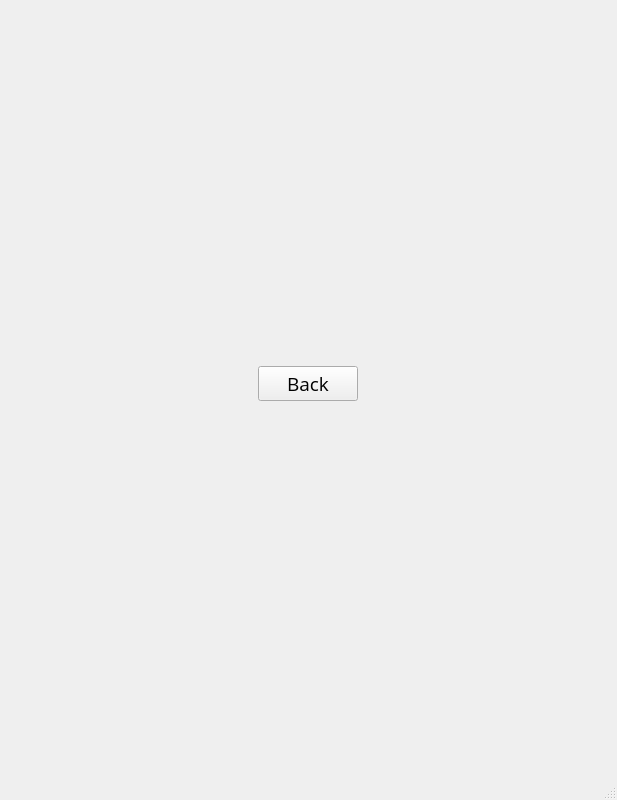
<?xml version="1.0" encoding="UTF-8"?>
<ui version="4.0">
 <class>MainWindow</class>
 <widget class="QMainWindow" name="MainWindow">
  <property name="geometry">
   <rect>
    <x>0</x>
    <y>0</y>
    <width>617</width>
    <height>800</height>
   </rect>
  </property>
  <property name="sizePolicy">
   <sizepolicy hsizetype="Preferred" vsizetype="Preferred">
    <horstretch>0</horstretch>
    <verstretch>0</verstretch>
   </sizepolicy>
  </property>
  <property name="font">
   <font>
    <family>Open Sans</family>
    <pointsize>14</pointsize>
   </font>
  </property>
  <property name="windowTitle">
   <string>Restaurant</string>
  </property>
  <property name="styleSheet">
   <string notr="true"/>
  </property>
  <widget class="QWidget" name="centralwidget">
   <property name="sizePolicy">
    <sizepolicy hsizetype="Preferred" vsizetype="Preferred">
     <horstretch>1</horstretch>
     <verstretch>0</verstretch>
    </sizepolicy>
   </property>
   <property name="styleSheet">
    <string notr="true"/>
   </property>
   <layout class="QVBoxLayout" name="verticalLayout_2">
    <item>
     <widget class="QStackedWidget" name="stackedWidget">
      <property name="sizePolicy">
       <sizepolicy hsizetype="Preferred" vsizetype="Preferred">
        <horstretch>1</horstretch>
        <verstretch>1</verstretch>
       </sizepolicy>
      </property>
      <property name="styleSheet">
       <string notr="true"/>
      </property>
      <property name="currentIndex">
       <number>1</number>
      </property>
      <widget class="QWidget" name="page_1">
       <layout class="QGridLayout" name="gridLayout_2">
        <property name="verticalSpacing">
         <number>100</number>
        </property>
        <item row="2" column="0">
         <widget class="QLabel" name="label">
          <property name="maximumSize">
           <size>
            <width>16777215</width>
            <height>100</height>
           </size>
          </property>
          <property name="font">
           <font>
            <family>Open Sans SemiBold</family>
            <pointsize>24</pointsize>
           </font>
          </property>
          <property name="text">
           <string>Enter Number of Tables</string>
          </property>
          <property name="alignment">
           <set>Qt::AlignCenter</set>
          </property>
          <property name="margin">
           <number>0</number>
          </property>
         </widget>
        </item>
        <item row="1" column="0">
         <widget class="QLabel" name="lbl_Time">
          <property name="maximumSize">
           <size>
            <width>16777215</width>
            <height>100</height>
           </size>
          </property>
          <property name="text">
           <string/>
          </property>
          <property name="alignment">
           <set>Qt::AlignCenter</set>
          </property>
         </widget>
        </item>
        <item row="7" column="0">
         <widget class="QPushButton" name="CreateTables_Button">
          <property name="minimumSize">
           <size>
            <width>150</width>
            <height>50</height>
           </size>
          </property>
          <property name="font">
           <font>
            <family>Open Sans SemiBold</family>
            <pointsize>12</pointsize>
           </font>
          </property>
          <property name="text">
           <string>Create Tables</string>
          </property>
         </widget>
        </item>
        <item row="3" column="0">
         <layout class="QHBoxLayout" name="horizontalLayout_4">
          <item>
           <widget class="QSpinBox" name="NumTables_Input">
            <property name="sizePolicy">
             <sizepolicy hsizetype="Minimum" vsizetype="Maximum">
              <horstretch>0</horstretch>
              <verstretch>0</verstretch>
             </sizepolicy>
            </property>
            <property name="maximumSize">
             <size>
              <width>100</width>
              <height>50</height>
             </size>
            </property>
            <property name="baseSize">
             <size>
              <width>0</width>
              <height>0</height>
             </size>
            </property>
            <property name="font">
             <font>
              <family>Open Sans</family>
              <pointsize>24</pointsize>
             </font>
            </property>
            <property name="minimum">
             <number>1</number>
            </property>
           </widget>
          </item>
         </layout>
        </item>
        <item row="8" column="0">
         <spacer name="verticalSpacer">
          <property name="orientation">
           <enum>Qt::Vertical</enum>
          </property>
          <property name="sizeHint" stdset="0">
           <size>
            <width>20</width>
            <height>40</height>
           </size>
          </property>
         </spacer>
        </item>
        <item row="0" column="0">
         <spacer name="verticalSpacer_2">
          <property name="orientation">
           <enum>Qt::Vertical</enum>
          </property>
          <property name="sizeHint" stdset="0">
           <size>
            <width>20</width>
            <height>40</height>
           </size>
          </property>
         </spacer>
        </item>
       </layout>
      </widget>
      <widget class="QWidget" name="page_2">
       <property name="sizePolicy">
        <sizepolicy hsizetype="Expanding" vsizetype="Preferred">
         <horstretch>1</horstretch>
         <verstretch>1</verstretch>
        </sizepolicy>
       </property>
       <property name="minimumSize">
        <size>
         <width>500</width>
         <height>500</height>
        </size>
       </property>
       <layout class="QGridLayout" name="gridLayout_3">
        <item row="1" column="0">
         <layout class="QGridLayout" name="TablesGrid">
          <property name="sizeConstraint">
           <enum>QLayout::SetNoConstraint</enum>
          </property>
         </layout>
        </item>
        <item row="0" column="0">
         <widget class="QPushButton" name="BackButton">
          <property name="sizePolicy">
           <sizepolicy hsizetype="Maximum" vsizetype="Fixed">
            <horstretch>0</horstretch>
            <verstretch>0</verstretch>
           </sizepolicy>
          </property>
          <property name="minimumSize">
           <size>
            <width>50</width>
            <height>0</height>
           </size>
          </property>
          <property name="maximumSize">
           <size>
            <width>100</width>
            <height>16777215</height>
           </size>
          </property>
          <property name="text">
           <string>Back</string>
          </property>
         </widget>
        </item>
       </layout>
      </widget>
      <widget class="QWidget" name="page_3">
       <layout class="QGridLayout" name="gridLayout_4">
        <property name="horizontalSpacing">
         <number>0</number>
        </property>
        <property name="verticalSpacing">
         <number>20</number>
        </property>
        <item row="0" column="1">
         <widget class="QPushButton" name="BackButton_2">
          <property name="maximumSize">
           <size>
            <width>100</width>
            <height>16777215</height>
           </size>
          </property>
          <property name="text">
           <string>Back</string>
          </property>
         </widget>
        </item>
        <item row="13" column="1" rowspan="2" colspan="4">
         <layout class="QHBoxLayout" name="horizontalLayout">
          <property name="leftMargin">
           <number>20</number>
          </property>
          <property name="rightMargin">
           <number>20</number>
          </property>
          <item>
           <widget class="QPushButton" name="AddItemButton">
            <property name="text">
             <string>Add Item</string>
            </property>
           </widget>
          </item>
          <item>
           <widget class="QPushButton" name="RemoveItemButton">
            <property name="text">
             <string>Remove Item</string>
            </property>
           </widget>
          </item>
         </layout>
        </item>
        <item row="5" column="4">
         <widget class="QLabel" name="SubTotalLabelValue">
          <property name="minimumSize">
           <size>
            <width>100</width>
            <height>0</height>
           </size>
          </property>
          <property name="maximumSize">
           <size>
            <width>200</width>
            <height>16777215</height>
           </size>
          </property>
          <property name="text">
           <string/>
          </property>
         </widget>
        </item>
        <item row="6" column="1">
         <spacer name="horizontalSpacer_4">
          <property name="orientation">
           <enum>Qt::Horizontal</enum>
          </property>
          <property name="sizeHint" stdset="0">
           <size>
            <width>40</width>
            <height>20</height>
           </size>
          </property>
         </spacer>
        </item>
        <item row="6" column="2">
         <widget class="QLabel" name="label_4">
          <property name="maximumSize">
           <size>
            <width>100</width>
            <height>16777215</height>
           </size>
          </property>
          <property name="text">
           <string>Total: </string>
          </property>
          <property name="alignment">
           <set>Qt::AlignRight|Qt::AlignTrailing|Qt::AlignVCenter</set>
          </property>
         </widget>
        </item>
        <item row="6" column="4">
         <widget class="QLabel" name="TotalLabelValue">
          <property name="minimumSize">
           <size>
            <width>100</width>
            <height>0</height>
           </size>
          </property>
          <property name="maximumSize">
           <size>
            <width>200</width>
            <height>16777215</height>
           </size>
          </property>
          <property name="text">
           <string/>
          </property>
         </widget>
        </item>
        <item row="5" column="1">
         <spacer name="horizontalSpacer_3">
          <property name="orientation">
           <enum>Qt::Horizontal</enum>
          </property>
          <property name="sizeHint" stdset="0">
           <size>
            <width>40</width>
            <height>20</height>
           </size>
          </property>
         </spacer>
        </item>
        <item row="5" column="2">
         <widget class="QLabel" name="label_3">
          <property name="maximumSize">
           <size>
            <width>100</width>
            <height>16777215</height>
           </size>
          </property>
          <property name="text">
           <string>subtotal :</string>
          </property>
          <property name="alignment">
           <set>Qt::AlignRight|Qt::AlignTrailing|Qt::AlignVCenter</set>
          </property>
         </widget>
        </item>
        <item row="15" column="1" colspan="4">
         <layout class="QHBoxLayout" name="horizontalLayout_5">
          <item>
           <spacer name="horizontalSpacer_6">
            <property name="orientation">
             <enum>Qt::Horizontal</enum>
            </property>
            <property name="sizeHint" stdset="0">
             <size>
              <width>40</width>
              <height>20</height>
             </size>
            </property>
           </spacer>
          </item>
          <item>
           <widget class="QPushButton" name="PrintReceiptButton">
            <property name="minimumSize">
             <size>
              <width>517</width>
              <height>0</height>
             </size>
            </property>
            <property name="maximumSize">
             <size>
              <width>500</width>
              <height>16777215</height>
             </size>
            </property>
            <property name="layoutDirection">
             <enum>Qt::LeftToRight</enum>
            </property>
            <property name="autoFillBackground">
             <bool>false</bool>
            </property>
            <property name="text">
             <string>Print</string>
            </property>
           </widget>
          </item>
          <item>
           <spacer name="horizontalSpacer_5">
            <property name="orientation">
             <enum>Qt::Horizontal</enum>
            </property>
            <property name="sizeHint" stdset="0">
             <size>
              <width>40</width>
              <height>20</height>
             </size>
            </property>
           </spacer>
          </item>
         </layout>
        </item>
        <item row="3" column="1" colspan="4">
         <widget class="QTableView" name="tableReceiptItemsList"/>
        </item>
        <item row="0" column="2">
         <widget class="QLabel" name="TablePageLabel">
          <property name="maximumSize">
           <size>
            <width>16777215</width>
            <height>100</height>
           </size>
          </property>
          <property name="font">
           <font>
            <family>Open Sans SemiBold</family>
            <pointsize>18</pointsize>
           </font>
          </property>
          <property name="text">
           <string>Table</string>
          </property>
          <property name="alignment">
           <set>Qt::AlignCenter</set>
          </property>
         </widget>
        </item>
       </layout>
      </widget>
      <widget class="QWidget" name="page_4">
       <layout class="QGridLayout" name="gridLayout_5">
        <item row="0" column="0">
         <widget class="QPushButton" name="BackButton_3">
          <property name="maximumSize">
           <size>
            <width>100</width>
            <height>16777215</height>
           </size>
          </property>
          <property name="text">
           <string>Back</string>
          </property>
         </widget>
        </item>
        <item row="2" column="0" colspan="2">
         <layout class="QGridLayout" name="gridLayout_7">
          <property name="leftMargin">
           <number>100</number>
          </property>
          <property name="rightMargin">
           <number>100</number>
          </property>
          <item row="0" column="0">
           <widget class="QLabel" name="label_2">
            <property name="maximumSize">
             <size>
              <width>16777215</width>
              <height>100</height>
             </size>
            </property>
            <property name="text">
             <string>Choose a Category:</string>
            </property>
            <property name="alignment">
             <set>Qt::AlignCenter</set>
            </property>
           </widget>
          </item>
          <item row="1" column="0">
           <layout class="QVBoxLayout" name="categoritesListSelection"/>
          </item>
         </layout>
        </item>
       </layout>
      </widget>
      <widget class="QWidget" name="page_5">
       <widget class="QWidget" name="">
        <property name="geometry">
         <rect>
          <x>9</x>
          <y>9</y>
          <width>571</width>
          <height>641</height>
         </rect>
        </property>
        <layout class="QVBoxLayout" name="verticalLayout">
         <item>
          <widget class="QLabel" name="SelectedCategoryLabel">
           <property name="font">
            <font>
             <family>Open Sans</family>
             <pointsize>24</pointsize>
            </font>
           </property>
           <property name="text">
            <string>TextLabel</string>
           </property>
           <property name="alignment">
            <set>Qt::AlignCenter</set>
           </property>
           <property name="margin">
            <number>20</number>
           </property>
          </widget>
         </item>
         <item>
          <spacer name="verticalSpacer_4">
           <property name="orientation">
            <enum>Qt::Vertical</enum>
           </property>
           <property name="sizeHint" stdset="0">
            <size>
             <width>20</width>
             <height>40</height>
            </size>
           </property>
          </spacer>
         </item>
         <item>
          <layout class="QVBoxLayout" name="CategoryItemsButtons"/>
         </item>
         <item>
          <spacer name="verticalSpacer_3">
           <property name="orientation">
            <enum>Qt::Vertical</enum>
           </property>
           <property name="sizeHint" stdset="0">
            <size>
             <width>20</width>
             <height>40</height>
            </size>
           </property>
          </spacer>
         </item>
         <item>
          <layout class="QHBoxLayout" name="horizontalLayout_2">
           <item>
            <widget class="QPushButton" name="CancelButton">
             <property name="text">
              <string>Cancel</string>
             </property>
            </widget>
           </item>
          </layout>
         </item>
        </layout>
       </widget>
      </widget>
     </widget>
    </item>
   </layout>
  </widget>
  <widget class="QMenuBar" name="menubar">
   <property name="geometry">
    <rect>
     <x>0</x>
     <y>0</y>
     <width>617</width>
     <height>32</height>
    </rect>
   </property>
  </widget>
  <widget class="QStatusBar" name="statusbar"/>
 </widget>
 <resources/>
 <connections/>
</ui>
